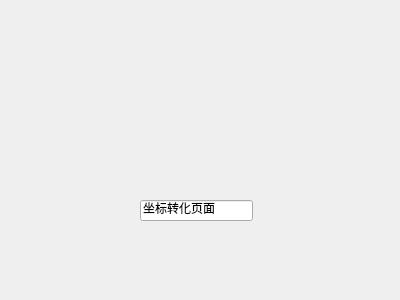
<?xml version="1.0" encoding="UTF-8"?>
<ui version="4.0">
 <class>Coordinate</class>
 <widget class="QWidget" name="Coordinate">
  <property name="geometry">
   <rect>
    <x>0</x>
    <y>0</y>
    <width>400</width>
    <height>300</height>
   </rect>
  </property>
  <property name="windowTitle">
   <string>Form</string>
  </property>
  <widget class="QLineEdit" name="lineEdit">
   <property name="geometry">
    <rect>
     <x>140</x>
     <y>200</y>
     <width>113</width>
     <height>21</height>
    </rect>
   </property>
   <property name="text">
    <string>坐标转化页面</string>
   </property>
  </widget>
 </widget>
 <resources/>
 <connections/>
</ui>
